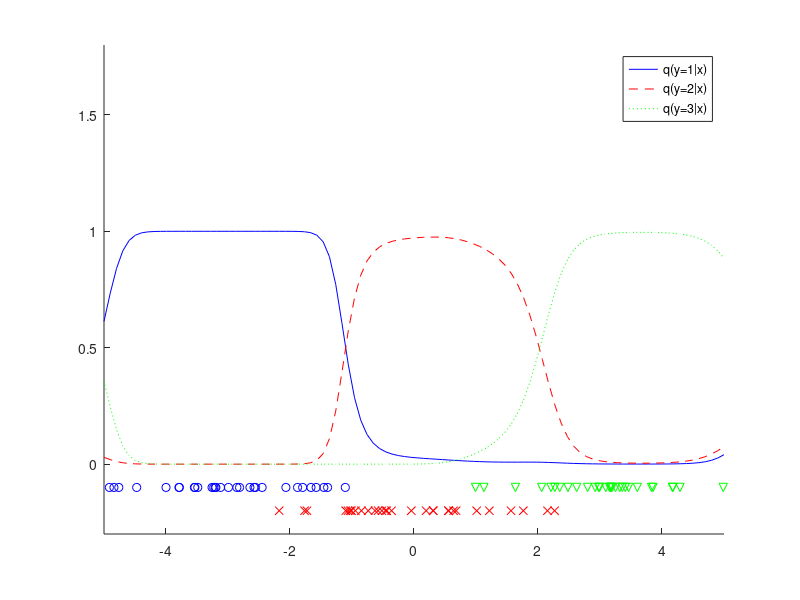

Source code (MATLAB):
n=90; c=3; y=ones(n/c,1)*[1:c]; y=y(:);
x=randn(n/c,c)+repmat(linspace(-3,3,c),n/c,1); x=x(:);

hh=2*1^2; t0=randn(n,c);
for o=1:n*1000
  i=ceil(rand*n); yi=y(i); ki=exp(-(x-x(i)).^2/hh);
  ci=exp(ki'*t0); t=t0-0.1*(ki*ci)/(1+sum(ci));
  t(:,yi)=t(:,yi)+0.1*ki;
  if norm(t-t0)<0.000001, break, end
  t0=t;
end

N=100; X=linspace(-5,5,N)';
K=exp(-(repmat(X.^2,1,n)+repmat(x.^2',N,1)-2*X*x')/hh);
figure(1); clf; hold on; axis([-5 5 -0.3 1.8]);
C=exp(K*t); C=C./repmat(sum(C,2),1,c);
plot(X,C(:,1),'b-'): plot(X,C(:,2),'r--');
plot(X,C(:,3), 'g:');
plot(x(y==1),-0.1*ones(n/c,1),'bo');
plot(x(y==2),-0.2*ones(n/c,1),'rx');
plot(x(y==3),-0.1*ones(n/c,1),'gv');
legend('q(y=1|x)','q(y=2|x)','q(y=3|x)')
